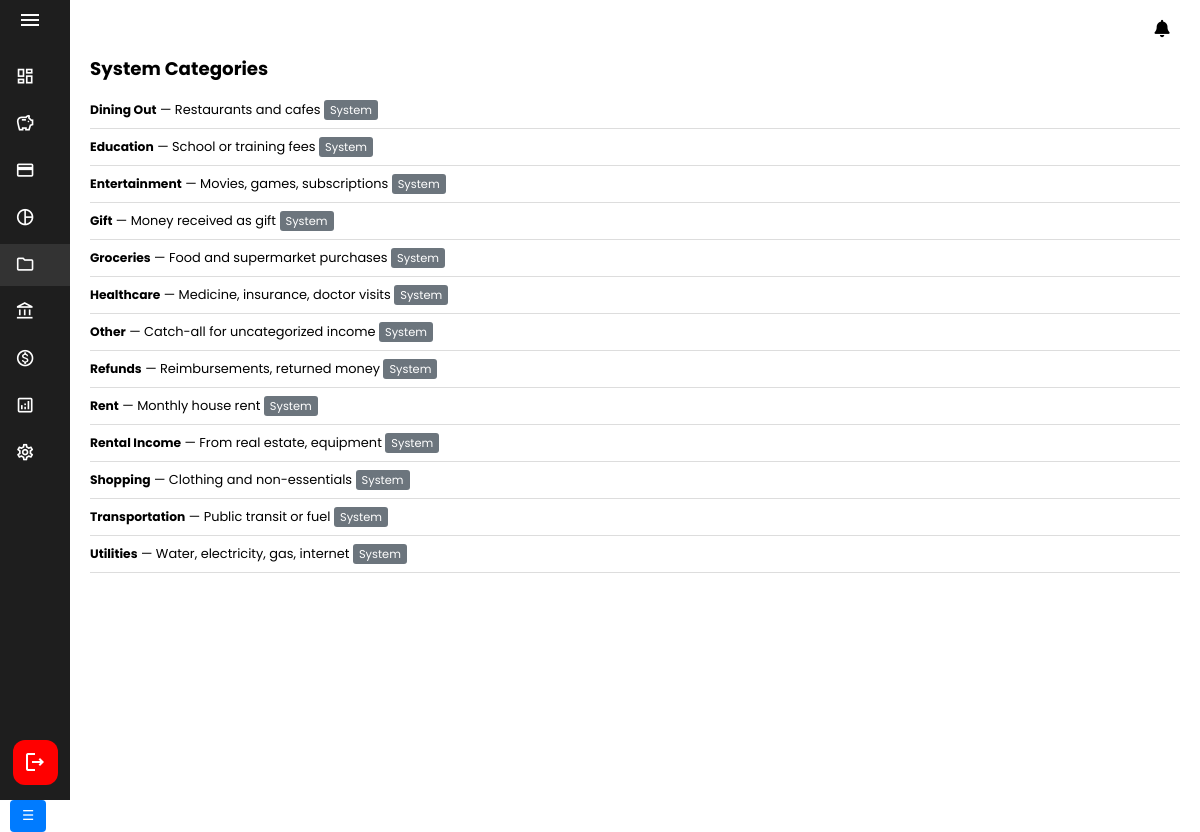
Screenshot of /SmartWallet/category.php (signed in) with the database file from the repository.
### tables this page shows
CREATE TABLE `category` (
  `id` int(11) NOT NULL,
  `name` varchar(100) NOT NULL,
  `description` text DEFAULT NULL,
  `created_at` timestamp NOT NULL DEFAULT current_timestamp(),
  `updated_at` timestamp NOT NULL DEFAULT current_timestamp() ON UPDATE current_timestamp()
);

### SmartWallet/category.php (the view, shortened to what this page needs)
<?php
require_once 'includes/db.php';
$all_categories = $pdo->prepare("SELECT * FROM category ORDER BY name");
$all_categories->execute();
?>
<!DOCTYPE html>
<html lang="en">
<head>
    <link rel="stylesheet" href="assets/css/sidebar.css" />
    <link rel="stylesheet" href="assets/css/header.css" />
    <link rel="stylesheet" href="assets/css/category.css" />
    <link href="https://cdnjs.cloudflare.com/ajax/libs/font-awesome/6.5.0/css/all.min.css" rel="stylesheet">
</head>
<body>
    <?php include 'includes/sidebar.php'; ?>
    <?php include 'includes/header.php'; ?>
    <main class="content">
        <div class="container">
            <div class="header">
                <h1>System Categories</h1>
            </div>
            <ul>
                <?php foreach ($all_categories as $all_categories): ?>
                    <li><strong><?= htmlspecialchars($all_categories['name']) ?></strong> — <?= htmlspecialchars($all_categories['description']) ?> <span class="badge">System</span></li>
                <?php endforeach; ?>
            </ul>
        </div>
    </main>
    <button id="mobileToggle" class="hamburger">&#9776;</button>
</body>
</html>

### SmartWallet/assets/css/sidebar.css (style rules this page uses)
* { margin: 0; padding: 0; box-sizing: border-box; font-family: "Poppins", sans-serif; font-size: 95%; }
html, body { height: 100%; margin: 0; padding: 0; overflow: auto; }
.content { flex: 1; padding: 20px; margin-left: 70px; height: 100vh; transition: filter 0.3s ease; }

### SmartWallet/assets/css/category.css (style rules this page uses)
.content { padding: 20px; flex: 1; transition: padding-left 0.3s ease; }
.header { display: flex; justify-content: space-between; align-items: center; margin-top: 25px; }
.header h1 { margin: 0; font-size: 1.5rem; font-weight: bold; }
ul { list-style-type: none; padding: 0; }
ul li { padding: 8px 0; border-bottom: 1px solid #ddd; font-size: 0.9rem; }
.badge { background-color: #6c757d; padding: 2px 6px; border-radius: 3px; font-size: 0.75rem; color: white; }
strong { font-weight: bold; }
button { padding: 6px 12px; margin-left: 10px; background-color: #007bff; color: white; border: none; border-radius: 4px; cursor: pointer; text-decoration: none; }
@media screen and (min-width: 768px) { .header h1 { font-size: 1.2rem; margin-top: 10px; margin-bottom: 10px; } }
@media screen and (min-width: 768px) { ul li { font-size: 0.85rem; } }

### rows the page displays
category: name "Dining Out", description "Restaurants and cafes"
category: name "Education", description "School or training fees"
category: name "Entertainment", description "Movies, games, subscriptions"
category: name "Gift", description "Money received as gift"
category: name "Groceries", description "Food and supermarket purchases"
category: name "Healthcare", description "Medicine, insurance, doctor visits"
category: name "Other", description "Catch-all for uncategorized income"
category: name "Refunds", description "Reimbursements, returned money"
category: name "Rent", description "Monthly house rent"
category: name "Rental Income", description "From real estate, equipment"
category: name "Shopping", description "Clothing and non-essentials"
category: name "Transportation", description "Public transit or fuel"
category: name "Utilities", description "Water, electricity, gas, internet"
